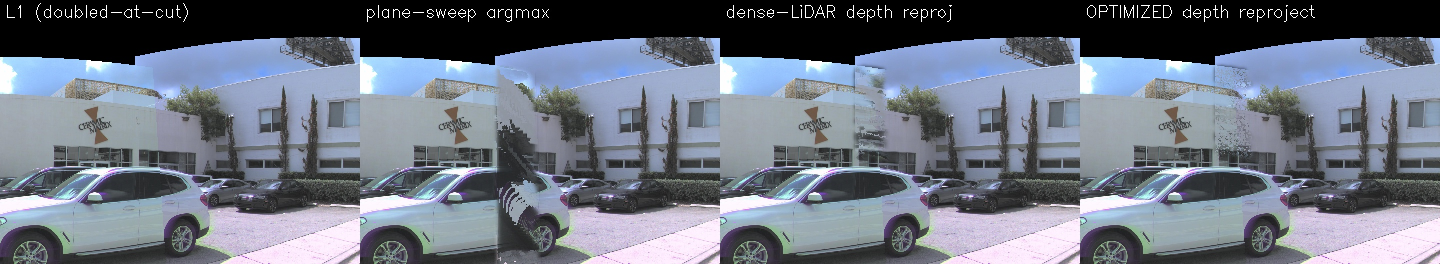
#> input picture scripts/phase3/_db13_local_check.jpg, 2880 x 528 px (shown at 1/2 size)
$ python make_outpaint_center_mask.py --init _db13_local_check.jpg --out-dir out
#> lines starting #> are read from the running program, lines starting #| are printed output that depends on the picture; after the words box and inside, x2 and y2 are one past the last pixel; in counts of white or black regions, pixels touching at a corner belong together
"""Koi's experiment: keep ONLY the center patch, outpaint the whole surrounding 360.

Builds DiT360 core_mask PNGs (convention: WHITE=255 = PRESERVE, BLACK=0 = GENERATE) for two
variants of "the center":
  (a) center-sector : keep the full front_center camera's azimuthal sector (~52deg wide column
      in the middle of the ERP), generate everything else (~308deg + sky/ground). This is the
      literal "只用最中心那张相机扩成360".
  (b) center-window : keep a smaller central rectangular window (a perspective-ish crop), generate
      all around. Closer to the DiT360 project-page Editing/Outpainting demo.

For BOTH, the preserve region is intersected with actual CONTENT (non-black) so we never "preserve"
a black ERP pixel. The surrounding generate region includes the originally-black FoV (sky/ground)
AND the other cameras' content — all handed to DiT360 to outpaint.

Run (local, no GPU needed):
  python scripts/phase3/make_outpaint_center_mask.py --init <hard_select_1024x2048.png> \
      --out-dir <dir> --tag bmw_hardselect
Produces: {tag}_coremask_sector.png, {tag}_coremask_window.png, and _preview.jpg for each.
"""
from __future__ import annotations
import argparse
from pathlib import Path
import numpy as np
from PIL import Image


def main() -> int:
    ap = argparse.ArgumentParser()
    ap.add_argument("--init", required=True, help="L1 hard_select ERP 1024x2048 png")
    ap.add_argument("--out-dir", required=True)
    ap.add_argument("--tag", default="bmw")
    ap.add_argument("--sector-deg", type=float, default=52.0,
                    help="(a) azimuthal width to keep around image center = one front cam FoV")
    ap.add_argument("--window-wfrac", type=float, default=0.16,
                    help="(b) central window width as fraction of W")
    ap.add_argument("--window-hfrac", type=float, default=0.34,
                    help="(b) central window height as fraction of H (around equator)")
    args = ap.parse_args()
    out = Path(args.out_dir); out.mkdir(parents=True, exist_ok=True)

    rgb = np.array(Image.open(args.init).convert("RGB"))
#> rgb is the input picture: shape (528, 2880, 3); mean R, G, B 108.5, 115.4, 128.6
    H, W = rgb.shape[:2]
#> H = 528; W = 2880
    content = rgb.sum(2) > 12  # non-black actual camera content
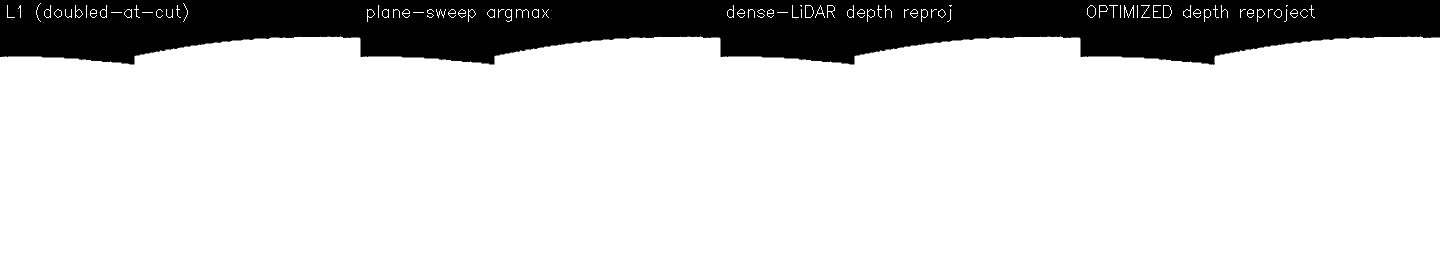
#> content: shape (528, 2880) bool (shown at 1/2 size); 82.1% white; 1 black region, box (x1, y1, x2, y2) and area: (0, 0, 2880, 130) 271838

    cx = W // 2  # ERP horizontal center column = forward (theta=0), front_center camera
#> cx = 1440
    cy = H // 2  # equator
#> cy = 264

    def save(mask_preserve: np.ndarray, name: str):
        # preserve only where we want AND there is real content
        keep = mask_preserve & content
        png = np.where(keep, 255, 0).astype(np.uint8)
        Image.fromarray(png, mode="L").save(out / f"{args.tag}_coremask_{name}.png")
        # preview: red overlay = will be GENERATED (i.e. NOT kept), green = kept
        prev = rgb.astype(np.float32).copy()
        gen = ~keep
        red = np.zeros_like(prev); red[..., 0] = 255
        grn = np.zeros_like(prev); grn[..., 1] = 210
        prev[gen] = 0.55 * prev[gen] + 0.45 * red[gen]
        prev[keep] = 0.6 * prev[keep] + 0.4 * grn[keep]
        Image.fromarray(np.clip(prev, 0, 255).astype(np.uint8)).save(out / f"{args.tag}_coremask_{name}_preview.jpg", quality=92)
        print(f"[{args.tag}] {name}: keep {100*keep.mean():.1f}% of ERP  -> generate {100*(1-keep.mean()):.1f}%", flush=True)

    # (a) center azimuthal sector (full height) — "keep front_center camera"
    half_cols = int(round(args.sector_deg / 360.0 * W / 2))
#> half_cols = 208
    sector = np.zeros((H, W), bool)
    sector[:, cx - half_cols: cx + half_cols] = True
    save(sector, "sector")
#> in save, `keep = mask_preserve & content`:
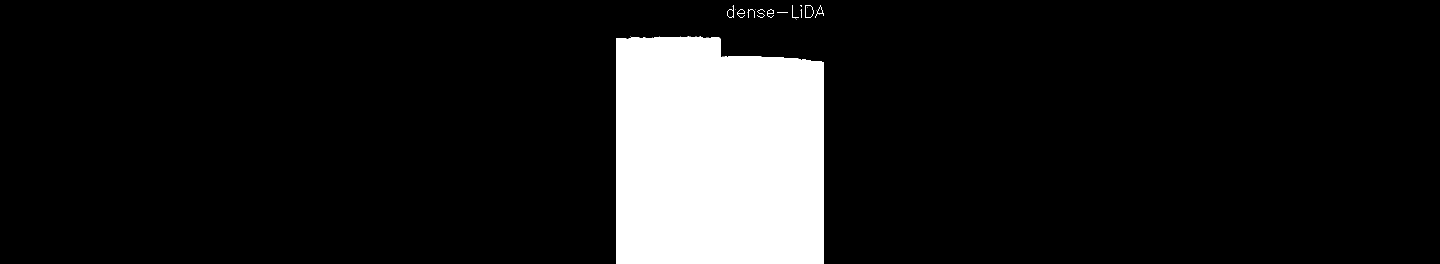
#> keep: shape (528, 2880) bool (shown at 1/2 size); 11.9% white; 22 white regions (11 under 20 px), largest, box (x1, y1, x2, y2) and area: (1232, 73, 1648, 528) 179976, (1610, 10, 1628, 36) 136, (1454, 10, 1468, 36) 113
#> in save, `prev[gen] = 0.55 * prev[gen] + 0.45 * red[gen]`:
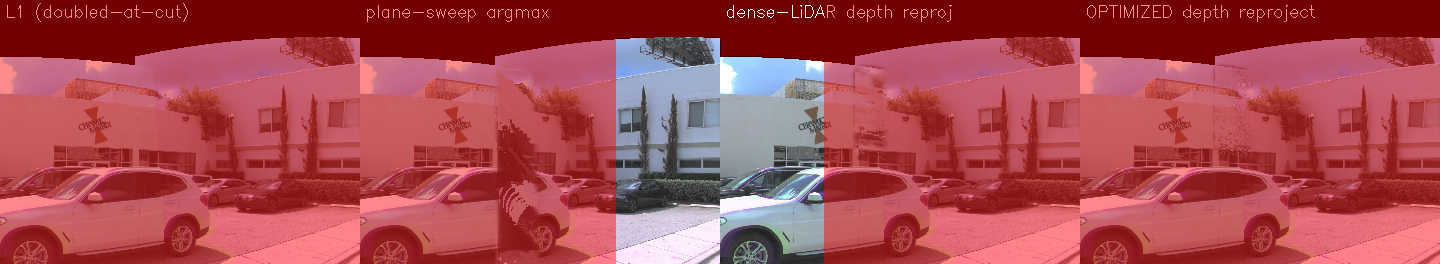
#> prev: shape (528, 2880, 3) float32 (shown at 1/2 size); mean R, G, B 168.2, 71.4, 79.5
#> in save, `prev[keep] = 0.6 * prev[keep] + 0.4 * grn[keep]`:
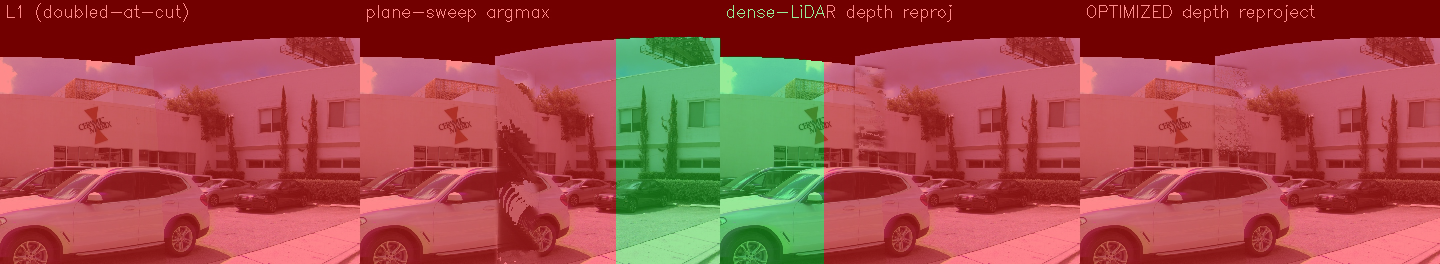
#> prev: shape (528, 2880, 3) float32 (shown at 1/2 size); mean R, G, B 161.6, 74.4, 71.7
#| [bmw] sector: keep 11.9% of ERP  -> generate 88.1%

    # (b) center rectangular window around the equator
    hw = int(round(args.window_wfrac * W / 2))
#> hw = 230
    hh = int(round(args.window_hfrac * H / 2))
#> hh = 90
    window = np.zeros((H, W), bool)
    window[cy - hh: cy + hh, cx - hw: cx + hw] = True
    save(window, "window")
#> call 2 of save, with name = 'window'
#> in save (call 2), `keep = mask_preserve & content`:
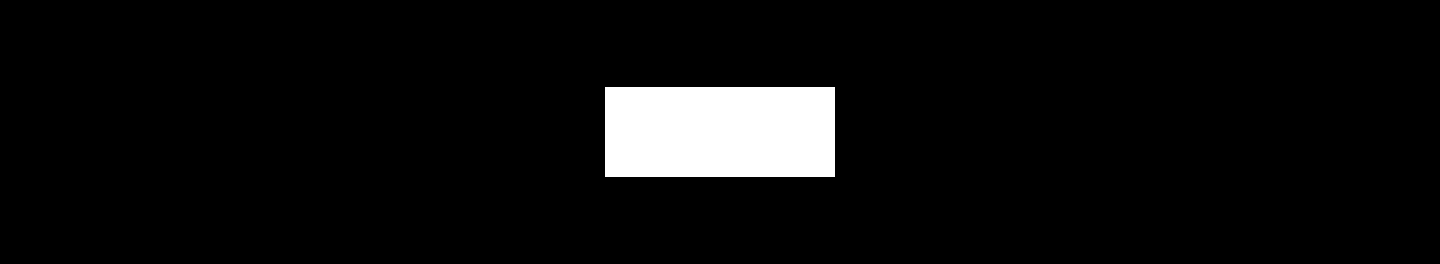
#> keep: shape (528, 2880) bool (shown at 1/2 size); 5.4% white; 1 white region, box (x1, y1, x2, y2) and area: (1210, 174, 1670, 354) 82800
#> in save (call 2), `prev[gen] = 0.55 * prev[gen] + 0.45 * red[gen]`:
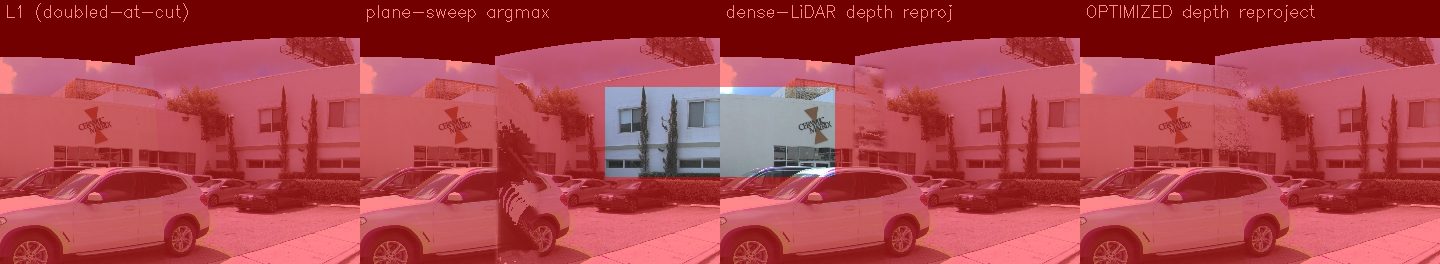
#> prev: shape (528, 2880, 3) float32 (shown at 1/2 size); mean R, G, B 171.4, 66.9, 74.5
#> in save (call 2), `prev[keep] = 0.6 * prev[keep] + 0.4 * grn[keep]`:
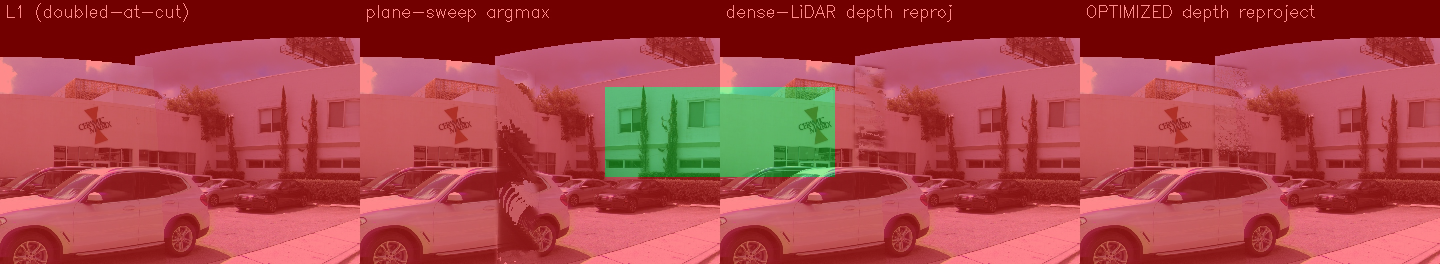
#> prev: shape (528, 2880, 3) float32 (shown at 1/2 size); mean R, G, B 168.5, 68.4, 71.2
#| [bmw] window: keep 5.4% of ERP  -> generate 94.6%

    print(f"[{args.tag}] wrote masks -> {out}", flush=True)
    return 0


if __name__ == "__main__":
    raise SystemExit(main())
#> (the program exits here)
